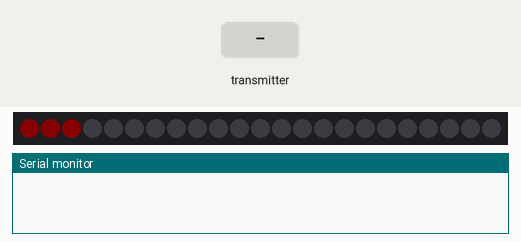
Recording of a sketch running on a simulated Arduino Uno, built with avr-gcc and run on an emulated ATmega328P. Parts: 23 RGB LEDs in strip order, left to right, the last lines printed to the serial monitor. The test bench sets the inputs (shaded band). Dim RGB values are drawn brighter than linear; no radio packets arrive unless stated.

Above: at 4.2 s.
4.3 s: the transmitter starts sending data = 1
At 14.4 s:
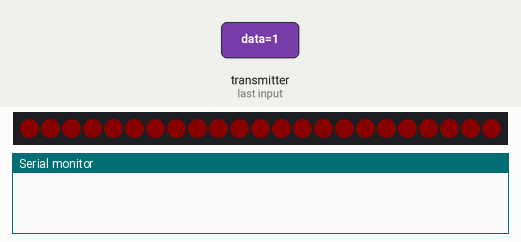
At 14.9 s:
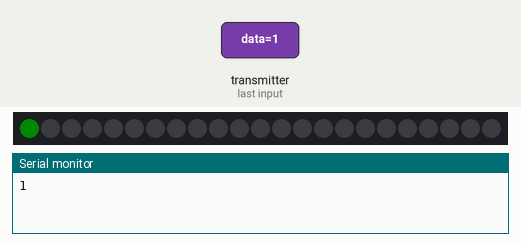

The sketch:

rfTest_receiver.ino
```cpp
/*
* Arduino Wireless Communication Tutorial
*       Example 1 - Receiver Code
*
* by Dejan Nedelkovski, www.HowToMechatronics.com
*
* Library: TMRh20/RF24, https://github.com/tmrh20/RF24/
*/

#include <SPI.h>
//#include <nRF24L01.h>
#include "RF24.h"
#include <FastLED.h>

RF24 radio(7, 8); // CE, CSN

#define LED_PIN     5
#define NUM_LEDS    23
#define BRIGHTNESS  10
#define LED_TYPE    WS2811
#define COLOR_ORDER GRB
CRGB leds[NUM_LEDS];

const byte address[] = "00001";

void setup() {
  Serial.begin(9600);
  radio.begin();
  radio.setChannel(10);
  radio.openReadingPipe(1, address);
  radio.setPALevel(RF24_PA_LOW);
//  radio.setDataRate(RF24_250KBPS);
  radio.startListening();
//  radio.setAutoAck(false);

  delay( 3000 ); // power-up safety delay
  FastLED.addLeds<LED_TYPE, LED_PIN, COLOR_ORDER>(leds, NUM_LEDS).setCorrection( TypicalLEDStrip );
  FastLED.setBrightness(  BRIGHTNESS );
}

void loop() {
  int input;
  char data, trash;
  if (radio.available()) {
//    char text[32] = "";
//    radio.read(&text, sizeof(text));
//    Serial.println(text);
//    Serial.println("get");
    radio.read(&data, sizeof(data));
    radio.read(&trash, sizeof(trash));
    input = (int)data;
    input-=48;
    Serial.println(input);
//    Serial.println(leds);
  }
  switch(input){
    case 0:
      for(int i=0; i<NUM_LEDS; i++){
        leds[i] = CRGB(255, 0, 0);
        FastLED.show();
        delay(500);
      }
      for(int i=0; i<NUM_LEDS; i++){
        leds[i] = CRGB(0, 0, 0);
      }
      FastLED.show();
      break;
    case 1:
      for(int i=0; i<NUM_LEDS; i++){
        leds[i] = CRGB(0, 255, 0);
        FastLED.show();
        delay(500);
      }
      for(int i=0; i<NUM_LEDS; i++){
        leds[i] = CRGB(0, 0, 0);
      }
      FastLED.show();
      break;
    case 2:
      for(int i=0; i<NUM_LEDS; i++){
        leds[i] = CRGB(0, 0, 255);
        FastLED.show();
        delay(500);
      }
      for(int i=0; i<NUM_LEDS; i++){
        leds[i] = CRGB(0, 0, 0);
      }
      FastLED.show();
      break;
  }
}
```

Measured:
- after the input at 4.3 s, the LEDs: first differ from a run without the input after 10.2 s (image 2)
- what the display in image 1 shows lasts 0.5 s, from 14.0 s to 14.5 s
